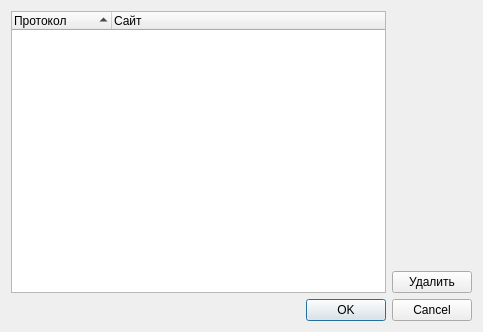
<?xml version="1.0" encoding="UTF-8"?>
<ui version="4.0">
 <class>ProtocolHandlerDialog</class>
 <widget class="QDialog" name="ProtocolHandlerDialog">
  <property name="geometry">
   <rect>
    <x>0</x>
    <y>0</y>
    <width>483</width>
    <height>332</height>
   </rect>
  </property>
  <property name="windowTitle">
   <string>Управление обработчиками протоколов</string>
  </property>
  <layout class="QGridLayout" name="gridLayout">
   <item row="1" column="0" colspan="2">
    <widget class="QDialogButtonBox" name="buttonBox">
     <property name="orientation">
      <enum>Qt::Horizontal</enum>
     </property>
     <property name="standardButtons">
      <set>QDialogButtonBox::Cancel|QDialogButtonBox::Ok</set>
     </property>
    </widget>
   </item>
   <item row="0" column="0">
    <widget class="QTreeWidget" name="treeWidget">
     <property name="indentation">
      <number>0</number>
     </property>
     <property name="sortingEnabled">
      <bool>true</bool>
     </property>
     <property name="allColumnsShowFocus">
      <bool>true</bool>
     </property>
     <column>
      <property name="text">
       <string>Протокол</string>
      </property>
     </column>
     <column>
      <property name="text">
       <string>Сайт</string>
      </property>
     </column>
    </widget>
   </item>
   <item row="0" column="1">
    <layout class="QVBoxLayout" name="verticalLayout_2">
     <item>
      <spacer name="verticalSpacer">
       <property name="orientation">
        <enum>Qt::Vertical</enum>
       </property>
       <property name="sizeHint" stdset="0">
        <size>
         <width>20</width>
         <height>40</height>
        </size>
       </property>
      </spacer>
     </item>
     <item>
      <widget class="QPushButton" name="remove">
       <property name="text">
        <string>Удалить</string>
       </property>
      </widget>
     </item>
    </layout>
   </item>
  </layout>
 </widget>
 <resources/>
 <connections/>
</ui>
